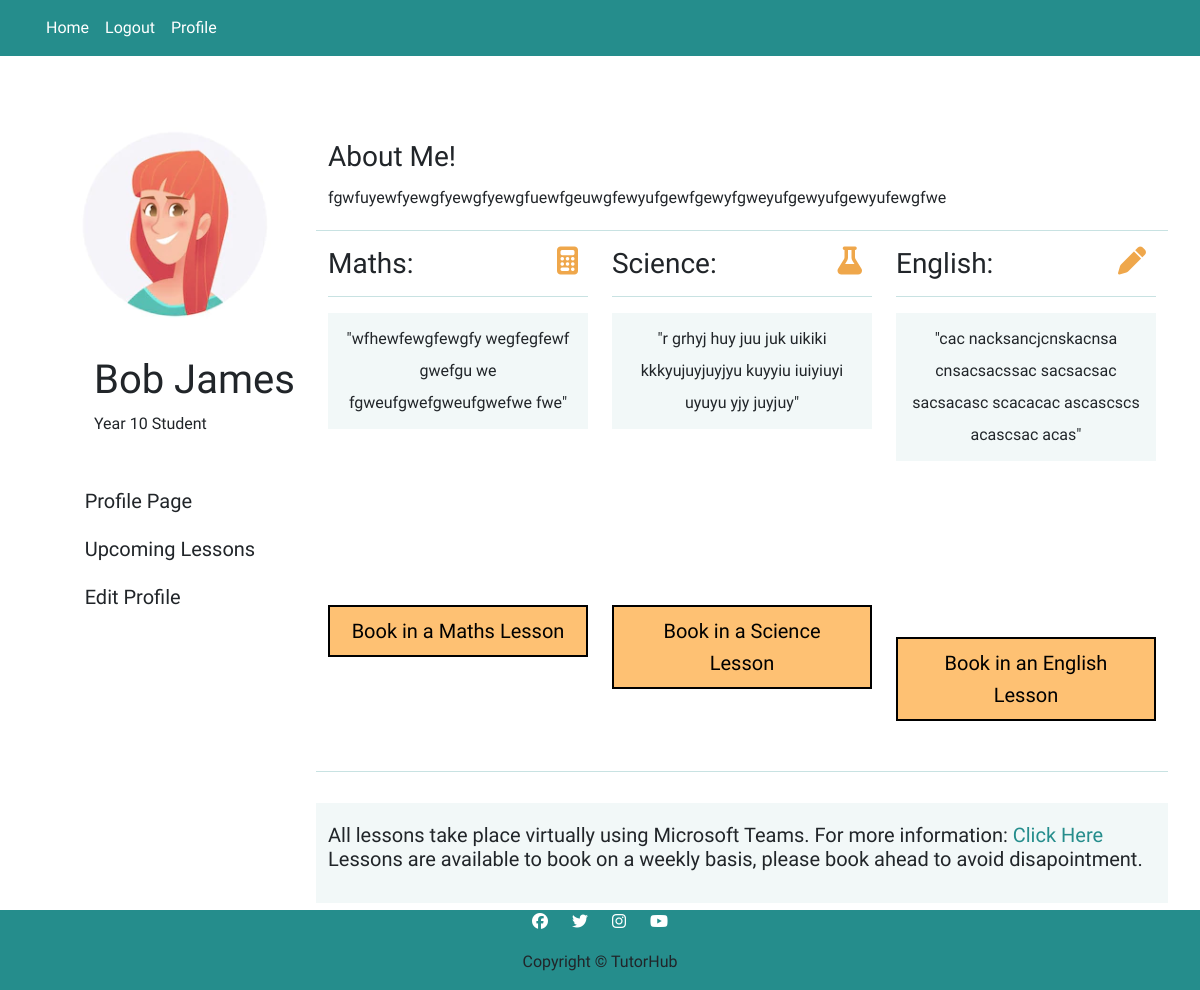
The app's page /profile/ (signed in) with its own data.
### userprofile/models.py (models this page shows, shortened)
class UserProfile(models.Model):
    user = models.OneToOneField(User, on_delete=models.CASCADE)
    full_name = models.CharField(max_length=100)
    first_name = models.CharField(max_length=100, null=True)
    surname = models.CharField(max_length=100, null=True)
    maths = models.CharField(max_length=200, null=True, blank=True)
    english = models.CharField(max_length=200, null=True, blank=True)
    science = models.CharField(max_length=200, null=True, blank=True)
    year_group = models.CharField(max_length=13, choices=YEAR_GROUPS, default='9')
    email = models.EmailField(max_length=254, null=True, blank=True)
    about_me = models.TextField()
    slug = models.SlugField(max_length=200, unique=True)
    def __str__(self):
        return self.user.username

### userprofile/views.py (the view)
# urls.py: path('profile/', include('userprofile.urls'), name='userprofile_urls'),
@login_required
def profile(request):
    user_profile = get_object_or_404(UserProfile, user=request.user)
    if request.method == 'POST':
        form = MakeProfileForm(request.POST, instance=user_profile)
        if form.is_valid():
            form.save()
            messages.success(request, 'Profile updated')
        else:
            messages.error(request, 'Update failed. Ensure your data is valid')
    else:
        form = MakeProfileForm(instance=user_profile)
        print(user_profile)
    template = 'userprofile/profile.html'
    context = {
        'profile': user_profile,
        'bookings': Booking.objects.filter(student=request.user),
        'form': form,
        'on_profile_page': True
    }
    return render(request, template, context)

### userprofile/templates/userprofile/profile.html (shortened to what this page needs)
{% extends "base.html" %}
{% load static %}
{% load account %}
{% load crispy_forms_tags %}
{% block content %}
<div class="container-fluid center-block">
    <div class="row profile">
        {% if profile.full_name %}
            <div class="col-3">
                <div class="row">
                    <div class="col-12 user-image"><img src="../../static/images/user.png" alt="cartoon image of a person"></div>
                </div>
                <div class="row">
                    <div class="col-12 user-info">
                        <h1>{{ profile.full_name }}</h1>
                        <p>Year {{ profile.year_group }} Student</p>
                    </div>
                </div>
                <div class="row center-block">
                    <div class="col-10">
                        <button class="btn btn-signup btn-lg user-btns" id="profile-btn">Profile Page</button>
                        <button class="btn btn-signup btn-lg user-btns" id="upcoming-lessons-btn">Upcoming Lessons</button>
                        <button class="btn btn-signup btn-lg user-btns" id="edit-btn">Edit Profile</button>
                    </div>
                </div>
            </div>
            <div class="col-9 about-text" id="about-me">
                <div class="row about-spacer">
                    <h3>About Me!</h3>
                    <p>{{ profile.about_me }}</p>
                    <hr />
                </div>
                <div class="row">
                    <div class="col-4 profile-subjects">
                        <h3>Maths: <i class="fa-solid fa-calculator"></i></h3>
                        <hr />
                        <p class="profile-text">"{{ profile.maths }}"</p>
                        <br />
                        <br />
                        <br />
                        <br />
                        <br />
                        <a class="nav-link book-btn homepage-buttons" id="profile-booking-button" href="{% url 'tutor_one' %}">Book in a Maths Lesson</a>
                    </div>
                    <div class="col-4 profile-subjects">
                        <h3>Science: <i class="fa-solid fa-flask"></i></h3>
                        <hr />
                        <p class="profile-text">"{{ profile.science }}"</p>
                        <br />
                        <br />
                        <br />
                        <br />
                        <br />
                        <a class="nav-link book-btn homepage-buttons" id="profile-booking-button" href="{% url 'tutor_two' %}">Book in a Science Lesson</a>
                    </div>
                    <div class="col-4 profile-subjects">
                        <h3>English: <i class="fa-solid fa-pen"></i></h3>
                        <hr />
                        <p class="profile-text">"{{ profile.english }}"</p>
                        <br />
                        <br />
                        <br />
                        <br />
                        <br />
                        <a class="nav-link book-btn homepage-buttons" id="profile-booking-button" href="{% url 'tutor_three' %}">Book in an English Lesson</a>
                    </div>
                    <hr />
                </div>
                <div class="row tutor-booking-info" id="profile-teams-info">
                    <h5>All lessons take place virtually using Microsoft Teams. For more information: <a
                        href="https://www.microsoft.com/en-gb/microsoft-teams/group-chat-software?rtc=1"
                        target="blank">Click Here</a><br> Lessons are available to book on a weekly basis, please book ahead to avoid
                        disapointment.</h5>
                </div>
            </div>
        {% endif %}
    </div>
</div>
{% endblock %}

### static/css/style.css (style rules this page uses)
html, body { max-width: 100%; overflow-x: hidden; font-family: 'Hubballi', cursive; }
.center-block { display: flex; justify-content: center; }
.user-btns { width: 100%; text-align: left; }
hr { color: #258d8c; }
.homepage-buttons { border: solid 2px black; width: 60%; margin: auto; background-color: #fec173; color: black; font-size: 20px; margin-bottom: 50px; }
.profile { width: 100%; margin-top: 20px; padding: 20px; height: 810px; }
.about-text { line-height: 2em; }
.about-spacer { margin-top: 20px; }
.user-info { margin-top: 25px; margin-left: 50px; margin-bottom: 25px; }
.user-image { display: flex; justify-content: center; font-size: 150px; }
.profile-subjects i { color: #efa74b; float: right; padding-right: 10px; }
.profile-text { background-color: #258d8c0f; text-align: center; padding: 10px; }
#profile-teams-info { margin-top: 15px; background-color: #258d8c0f; }
#profile-booking-button { width: 100%; text-align: center; }
.tutor-booking-info { height: 100px; background-color: #fec173; margin-top: 50px; padding-top: 20px; }
.tutor-booking-info a { text-decoration: none; color: #258d8c; }

### records on screen
UserProfile: full_name "Bob James", year_group "10", about_me "fgwfuyewfyewgfyewgfyewgfuewfgeuwgfewyufgewfgewyfgweyufgewyufgewyufewgfwe", maths "wfhewfewgfewgfy wegfegfewf gwefgu we fgweufgwefgweufgwefwe fwe", science "r grhyj huy juu juk uikiki kkkyujuyjuyjyu kuyyiu iuiyiuyi uyuyu yjy juyjuy", english "cac nacksancjcnskacnsa cnsacsacssac sacsacsac sacsacasc scacacac ascascscs acascsac acas"
